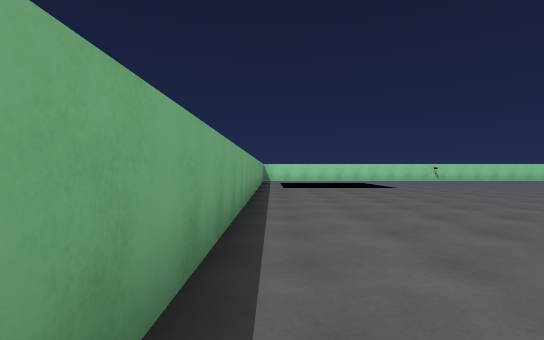
[1] (above)

22 first-person views from a walk through a 3-D level made in the Unity game engine. The camera is 1.3 m above the floor, looks level and sees 85° across. The floor is counted in squares, 2 m on a side. Each view is taken from the middle of a square. On the plan, view 1 faces up. The plan holds only what a view shows up to about 9 squares ahead; the rest is blank. The player character is not drawn. Door leaves are left out, so doorways stand open. Surface patterns are stand-ins for the level's own textures.

[2]
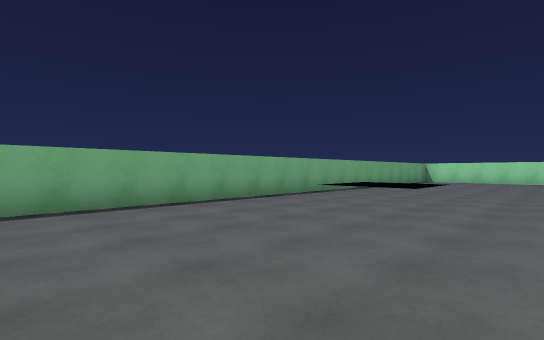

[3]
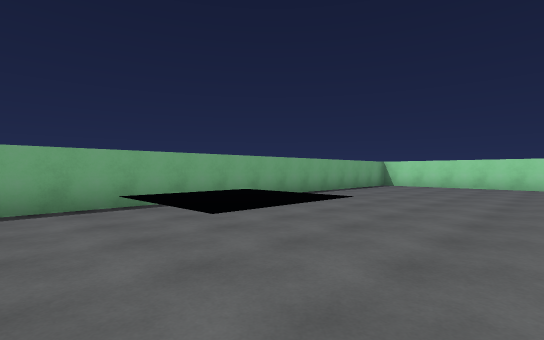

[4]
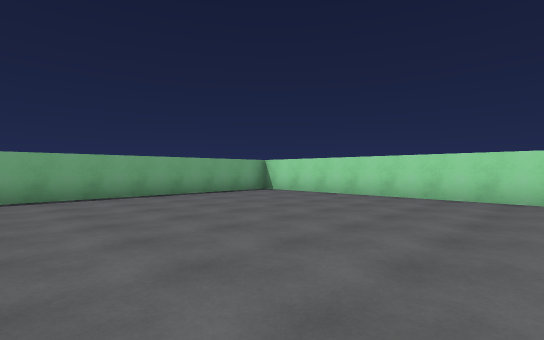

[5]
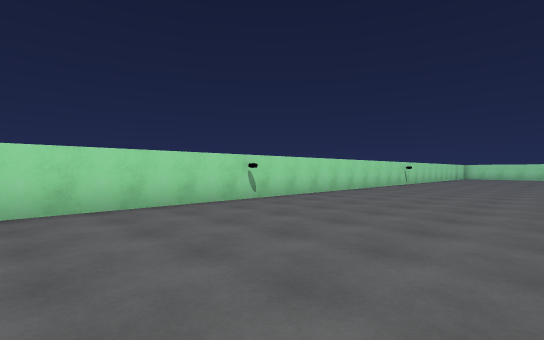

[6]
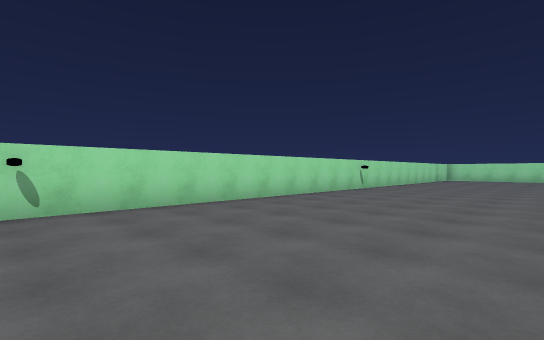

[7]
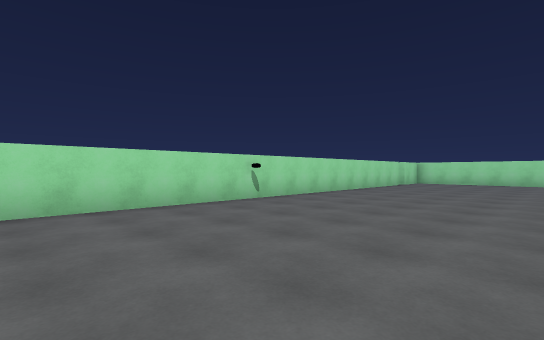

[8]
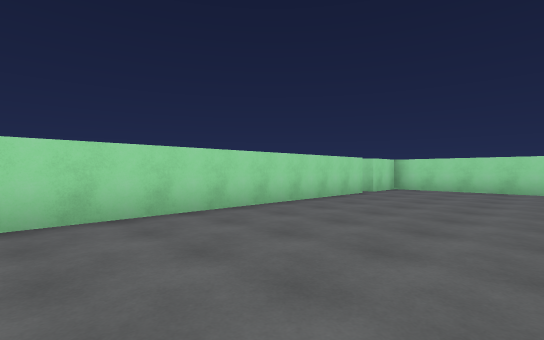

[9]
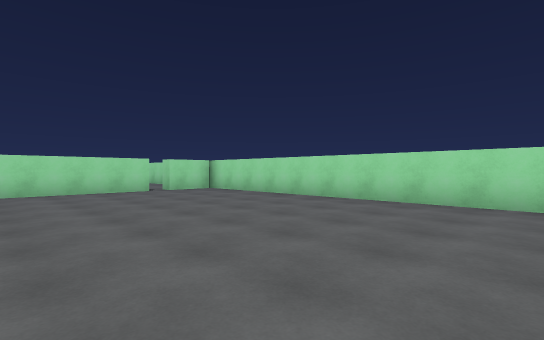

[10]
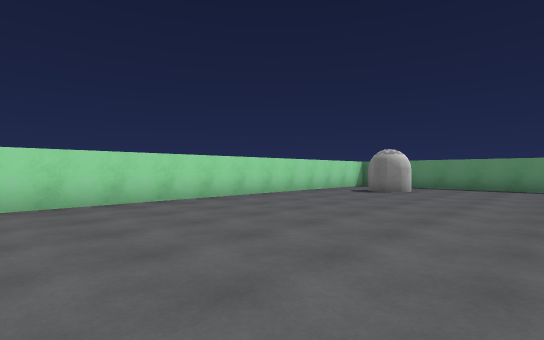

[11]
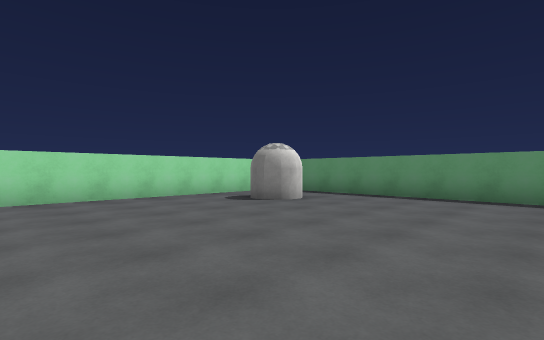

[12]
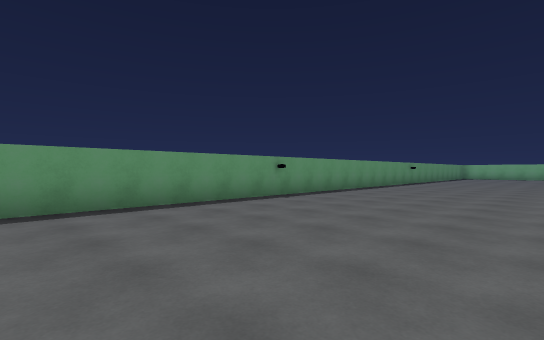

[13]
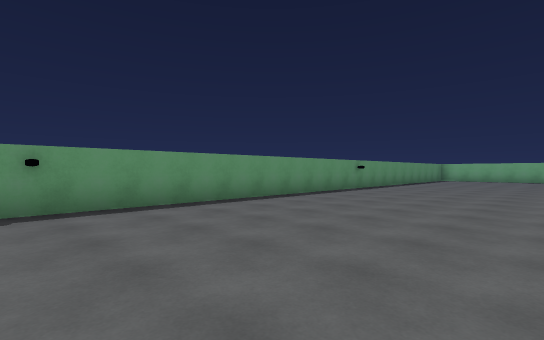

[14]
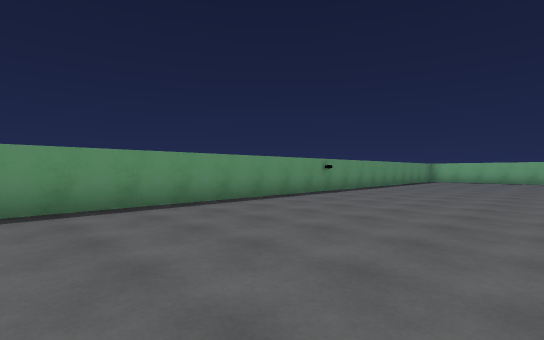

[15]
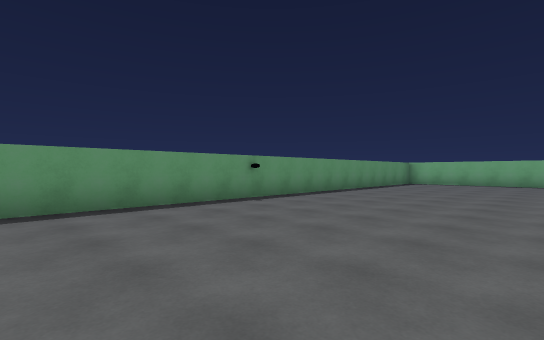

[16]
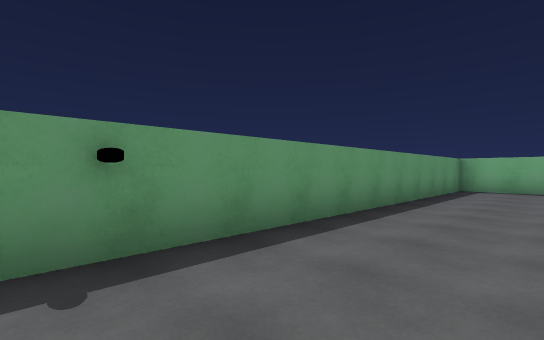

[17]
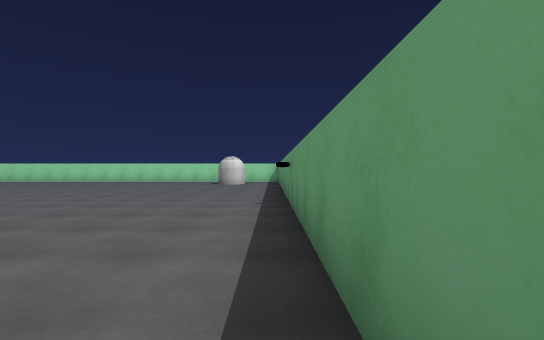

[18]
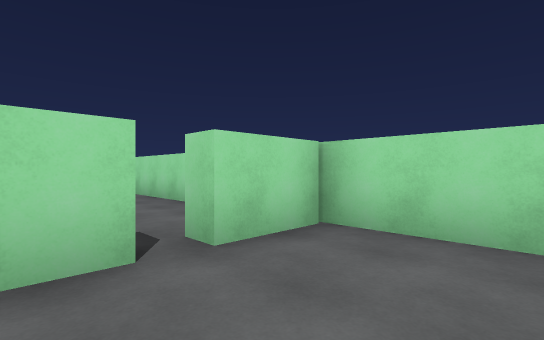

[19]
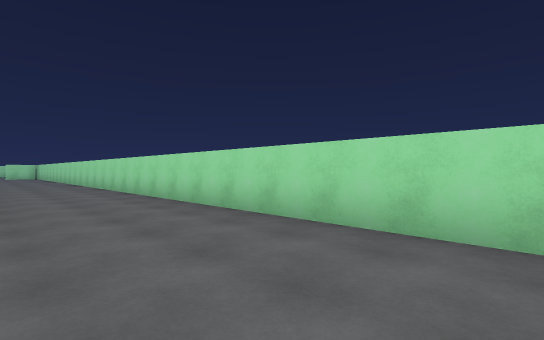

[20]
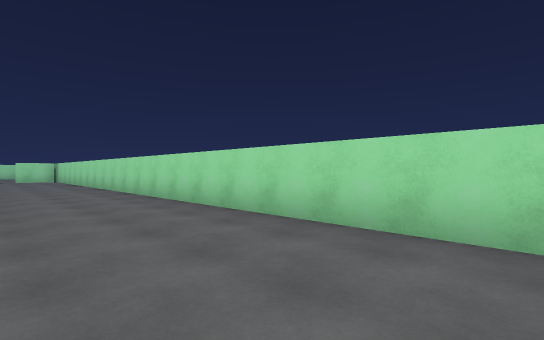

[21]
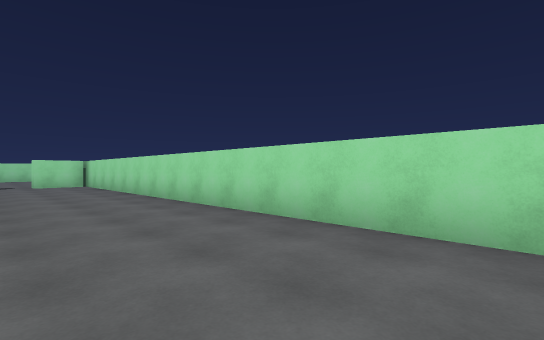

[22]
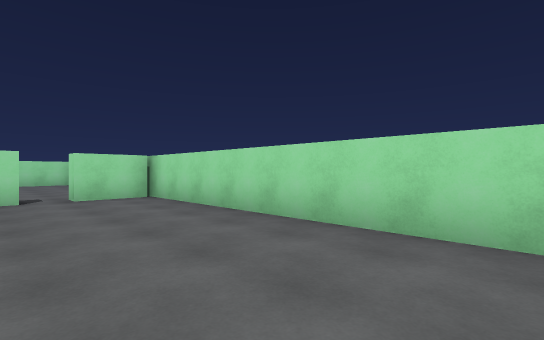

### Floor plan
Points are (right, up) in squares from view 1. A wall is a line through its corners. A room is listed if a view was taken in it or the views show most of it. See-through windows are left out.
Room 1 (views 1, 2, 3, 4, 5, 6, 7, 8, 9, 10, 11, 12, 13, 14, 15, 16, 17, 18)
walls: (26.9, 17.1) (1.4, 17.1); (-0.5, 15.2) (-0.5, -1.3) (27.4, -1.3); (29.1, 0.2) (29.1, 17.1) (27.5, 17.1) (27.5, 17.8)
ways out: open door at (27.5, 17) to room 2
objects: other object (9, -1)
Room 2 (views 19, 20, 21, 22)
walls: (29.1, 19.1) (29.1, 45.5); (29, 45.2) (27.5, 45.2) (27.5, 45.8)
ways out: open door at (27.5, 17) to room 1; open door at (27, 45)

Positions as (right, up) in squares from view 1, and headings:
1: (0, 0), facing up
2: (5, 0), facing up-left
3: (5, 5), facing up-left
4: (7, 10), facing up-left
5: (5, 12), facing up-right
6: (9, 12), facing up-right
7: (14, 12), facing up-right
8: (19, 13), facing up-right
9: (23, 8), facing up-right
10: (23, 10), facing down-right
11: (22, 6), facing down-right
12: (24, 4), facing down-left
13: (19, 4), facing down-left
14: (17, 4), facing down-left
15: (14, 4), facing down-left
16: (10, 1), facing down-left
17: (13, -1), facing right
18: (26, 15), facing up-right
19: (26, 19), facing up-right
20: (26, 26), facing up-right
21: (26, 32), facing up-right
22: (26, 38), facing up-right
